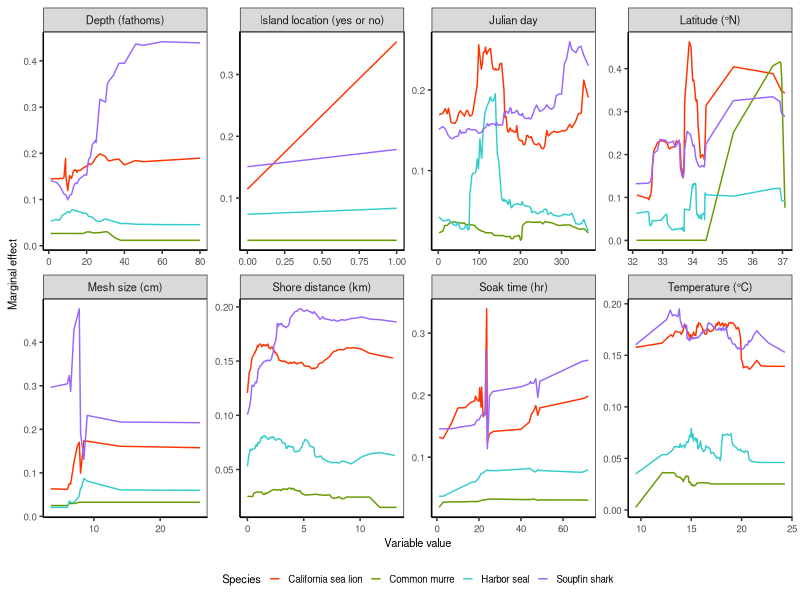
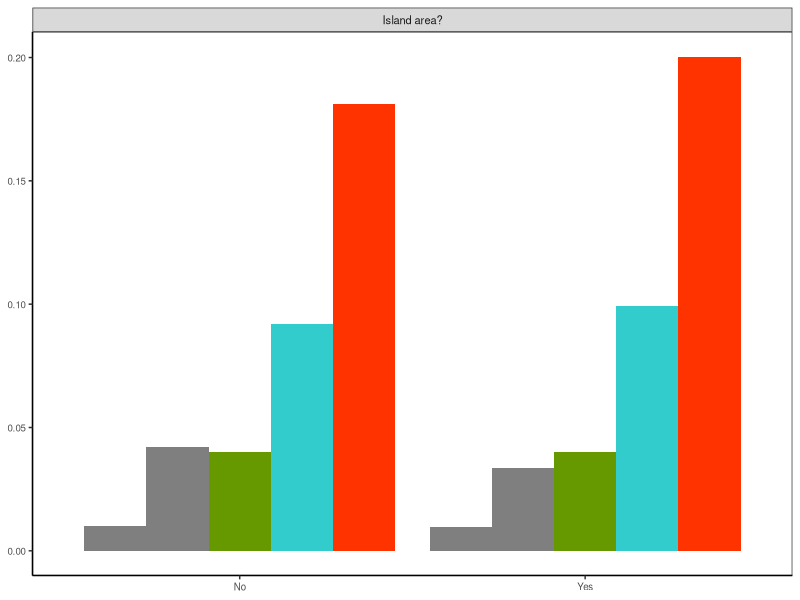

R code for these plots, in order: (Note: this script raises an error after producing the figures.)

# Clear workspace
rm(list = ls())

# Setup
################################################################################

# Packages
library(tidyverse)
library(cowplot)

# Directories
plotdir <- "figures"


# Read data
################################################################################

data <- read.csv("model_result/marginal_effects.csv")

data_cat <- read.csv("model_result/categorical_marginal_effects.csv")

# Reorder categorical data
################################################################################
data_cat <- data_cat %>%
  mutate(species = species %>% fct_reorder(prob))


# Plot data
################################################################################

# Theme
base_theme <-  theme(axis.text=element_text(size=7),
                     axis.title=element_text(size=8),
                     legend.text=element_text(size=7),
                     legend.title=element_text(size=8),
                     strip.text=element_text(size=8),
                     # Gridlines
                     panel.grid.major = element_blank(), 
                     panel.grid.minor = element_blank(),
                     panel.background = element_blank(), 
                     axis.line = element_line(colour = "black"),
                     # Legend
                     legend.background = element_rect(fill=alpha('blue', 0)))

# Plot

species_color <- c("California sea lion" = "#FF3300", "Common murre" = "#669900", "Harbor seal" = "#33CCCC", "Soupfin shark" = "#9966FF")

main_plot <- ggplot(data, aes(x=value, y=prob, color=species)) +
  facet_wrap(~variable, ncol=4, scales="free") +
  geom_line() +
  # Labels
  labs(x="Variable value", y="Marginal effect") +
  # Legend
  scale_colour_manual(name="Species", values = species_color) +
  # Theme
  theme_bw() + base_theme +
  theme(legend.key.size=unit(0.3, "cm"),
        legend.position = "bottom")

main_plot


insert_plot <- ggplot(data_cat, aes(x = value, y = prob, fill=species)) +
  facet_wrap(~variable) +
  geom_bar(stat = "identity", position = "dodge") +
  # fill color
  scale_fill_manual(values = species_color) +
  # Theme
  theme_bw() + base_theme +
  theme(legend.position = "none",
        axis.title.x = element_blank(),
        axis.title.y = element_blank())
  
insert_plot

# use cowplot package, we can insert categorical plot inside

plot_with_insert <-
  ggdraw() +
  draw_plot(main_plot) +
  draw_plot(insert_plot, x = 0.755, y = 0.125, width = 0.25, height = 0.45)


  
# Export
ggsave(plot_with_insert, filename=file.path(plotdir, "Fig6_marginal_effects.png"), 
       width=5.6, height=4.19, units="in", dpi=600)



######################## by species ############################

# plot directory
plotdir <- "presentations"


# Theme
base_theme <-  theme(axis.text=element_text(size=7),
                     axis.title=element_text(size=8),
                     legend.text=element_text(size=7),
                     legend.title=element_text(size=8),
                     strip.text=element_text(size=8),
                     # Gridlines
                     panel.grid.major = element_blank(), 
                     panel.grid.minor = element_blank(),
                     panel.background = element_blank(), 
                     axis.line = element_line(colour = "black"),
                     # Legend
                     legend.background = element_rect(fill=alpha('blue', 0)))


# California sea lion plot

species_color <- c("California sea lion" = "#FF3300", "Common murre" = "#669900", "Harbor seal" = "#33CCCC", "Soupfin shark" = "#9966FF")

main_plot <- ggplot(data %>% filter(species == "California sea lion"), aes(x=value, y=prob, color=species)) +
  facet_wrap(~variable, ncol=4, scales="free") +
  geom_line() +
  # Labels
  labs(x="Variable value", y="Marginal effect") +
  # Legend
  scale_colour_manual(name="Species", values = species_color) +
  # Theme
  theme_bw() + base_theme +
  theme(legend.key.size=unit(0.3, "cm"),
        legend.position = "bottom")

main_plot


insert_plot <- ggplot(data_cat %>% filter(species == "California sea lion"), aes(x = value, y = prob, fill=species)) +
  facet_wrap(~variable) +
  geom_bar(stat = "identity", position = "dodge") +
  # fill color
  scale_fill_manual(values = species_color) +
  # Theme
  theme_bw() + base_theme +
  theme(legend.position = "none",
        axis.title.x = element_blank(),
        axis.title.y = element_blank())

insert_plot

# use cowplot package, we can insert categorical plot inside

plot_with_insert <-
  ggdraw() +
  draw_plot(main_plot) +
  draw_plot(insert_plot, x = 0.755, y = 0.125, width = 0.25, height = 0.45)

plot_with_insert

# Export
ggsave(plot_with_insert, filename=file.path(plotdir, "Fig6_marginal_effects_SL.png"), 
       width=5.6, height=4.19, units="in", dpi=600)

########################################################################

# Harbor seal


main_plot <- ggplot(data %>% filter(species == "Harbor seal"), aes(x=value, y=prob, color=species)) +
  facet_wrap(~variable, ncol=4, scales="free") +
  geom_line() +
  # Labels
  labs(x="Variable value", y="Marginal effect") +
  # Legend
  scale_colour_manual(name="Species", values = species_color) +
  # Theme
  theme_bw() + base_theme +
  theme(legend.key.size=unit(0.3, "cm"),
        legend.position = "bottom")

main_plot


insert_plot <- ggplot(data_cat %>% filter(species == "Harbor seal"), aes(x = value, y = prob, fill=species)) +
  facet_wrap(~variable) +
  geom_bar(stat = "identity", position = "dodge") +
  # fill color
  scale_fill_manual(values = species_color) +
  # Theme
  theme_bw() + base_theme +
  theme(legend.position = "none",
        axis.title.x = element_blank(),
        axis.title.y = element_blank())

insert_plot

# use cowplot package, we can insert categorical plot inside

plot_with_insert <-
  ggdraw() +
  draw_plot(main_plot) +
  draw_plot(insert_plot, x = 0.755, y = 0.125, width = 0.25, height = 0.45)

plot_with_insert

# Export
ggsave(plot_with_insert, filename=file.path(plotdir, "Fig6_marginal_effects_HS.png"), 
       width=5.6, height=4.19, units="in", dpi=600)

########################################################################


# Common murre


main_plot <- ggplot(data %>% filter(species == "Common murre"), aes(x=value, y=prob, color=species)) +
  facet_wrap(~variable, ncol=4, scales="free") +
  geom_line() +
  # Labels
  labs(x="Variable value", y="Marginal effect") +
  # Legend
  scale_colour_manual(name="Species", values = species_color) +
  # Theme
  theme_bw() + base_theme +
  theme(legend.key.size=unit(0.3, "cm"),
        legend.position = "bottom")

main_plot


insert_plot <- ggplot(data_cat %>% filter(species == "Common murre"), aes(x = value, y = prob, fill=species)) +
  facet_wrap(~variable) +
  geom_bar(stat = "identity", position = "dodge") +
  # fill color
  scale_fill_manual(values = species_color) +
  # Theme
  theme_bw() + base_theme +
  theme(legend.position = "none",
        axis.title.x = element_blank(),
        axis.title.y = element_blank())

insert_plot

# use cowplot package, we can insert categorical plot inside

plot_with_insert <-
  ggdraw() +
  draw_plot(main_plot) +
  draw_plot(insert_plot, x = 0.755, y = 0.125, width = 0.25, height = 0.45)

plot_with_insert

# Export
ggsave(plot_with_insert, filename=file.path(plotdir, "Fig6_marginal_effects_CM.png"), 
       width=5.6, height=4.19, units="in", dpi=600)
